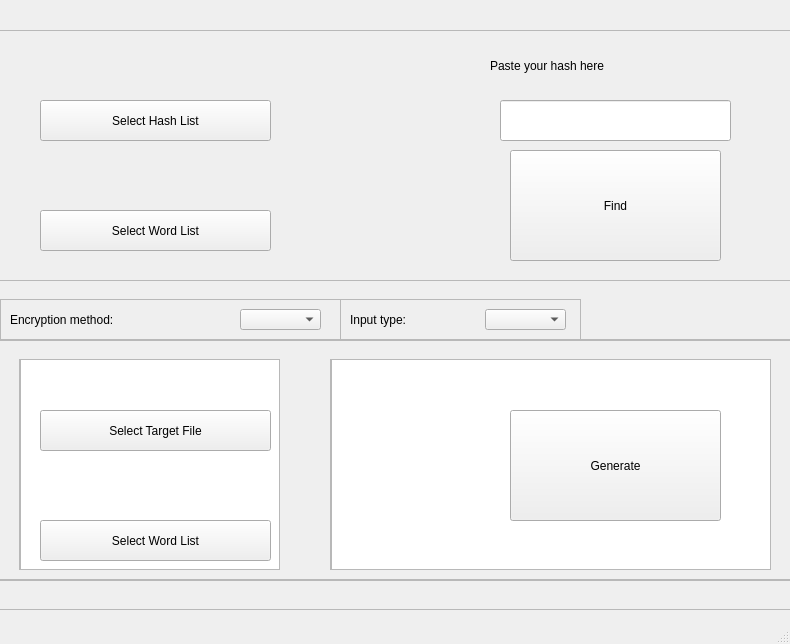
<?xml version="1.0" encoding="UTF-8"?>
<ui version="4.0">
 <class>MainWindow</class>
 <widget class="QMainWindow" name="MainWindow">
  <property name="geometry">
   <rect>
    <x>0</x>
    <y>0</y>
    <width>790</width>
    <height>644</height>
   </rect>
  </property>
  <property name="windowTitle">
   <string>Shahnagraem</string>
  </property>
  <property name="styleSheet">
   <string notr="true"/>
  </property>
  <widget class="QWidget" name="centralwidget">
   <property name="styleSheet">
    <string notr="true"/>
   </property>
   <widget class="QFrame" name="frame_1">
    <property name="enabled">
     <bool>true</bool>
    </property>
    <property name="geometry">
     <rect>
      <x>-10</x>
      <y>340</y>
      <width>821</width>
      <height>241</height>
     </rect>
    </property>
    <property name="sizePolicy">
     <sizepolicy hsizetype="Expanding" vsizetype="Expanding">
      <horstretch>0</horstretch>
      <verstretch>0</verstretch>
     </sizepolicy>
    </property>
    <property name="styleSheet">
     <string notr="true"/>
    </property>
    <property name="frameShape">
     <enum>QFrame::StyledPanel</enum>
    </property>
    <property name="frameShadow">
     <enum>QFrame::Raised</enum>
    </property>
    <widget class="QPushButton" name="generateButton">
     <property name="geometry">
      <rect>
       <x>520</x>
       <y>70</y>
       <width>211</width>
       <height>111</height>
      </rect>
     </property>
     <property name="styleSheet">
      <string notr="true"/>
     </property>
     <property name="text">
      <string>Generate</string>
     </property>
    </widget>
    <widget class="QPushButton" name="openTargetFileButton">
     <property name="geometry">
      <rect>
       <x>50</x>
       <y>70</y>
       <width>231</width>
       <height>41</height>
      </rect>
     </property>
     <property name="styleSheet">
      <string notr="true"/>
     </property>
     <property name="text">
      <string>Select Target File</string>
     </property>
     <property name="icon">
      <iconset resource="../build-WordListMaker-Desktop_Qt_6_4_2_MSVC2019_64bit-Debug/debug/qmake_qmake_qm_files.qrc">
       <normaloff>:/i18n/WordListMaker_en_US.qm</normaloff>:/i18n/WordListMaker_en_US.qm</iconset>
     </property>
    </widget>
    <widget class="QLabel" name="wordListPathlb">
     <property name="geometry">
      <rect>
       <x>60</x>
       <y>130</y>
       <width>431</width>
       <height>31</height>
      </rect>
     </property>
     <property name="sizePolicy">
      <sizepolicy hsizetype="Expanding" vsizetype="Preferred">
       <horstretch>0</horstretch>
       <verstretch>0</verstretch>
      </sizepolicy>
     </property>
     <property name="styleSheet">
      <string notr="true">font: 700 9pt &quot;Unispace&quot;;
background-color: argb(39, 45, 61,0);</string>
     </property>
     <property name="text">
      <string/>
     </property>
     <property name="wordWrap">
      <bool>false</bool>
     </property>
    </widget>
    <widget class="QLabel" name="targetPathlb">
     <property name="enabled">
      <bool>false</bool>
     </property>
     <property name="geometry">
      <rect>
       <x>60</x>
       <y>20</y>
       <width>431</width>
       <height>31</height>
      </rect>
     </property>
     <property name="sizePolicy">
      <sizepolicy hsizetype="MinimumExpanding" vsizetype="Preferred">
       <horstretch>0</horstretch>
       <verstretch>0</verstretch>
      </sizepolicy>
     </property>
     <property name="styleSheet">
      <string notr="true">font: 700 9pt &quot;Unispace&quot;;
background-color: argb(39, 45, 61,0);
</string>
     </property>
     <property name="text">
      <string/>
     </property>
     <property name="wordWrap">
      <bool>false</bool>
     </property>
    </widget>
    <widget class="QPushButton" name="openFileButton">
     <property name="geometry">
      <rect>
       <x>50</x>
       <y>180</y>
       <width>231</width>
       <height>41</height>
      </rect>
     </property>
     <property name="sizePolicy">
      <sizepolicy hsizetype="Fixed" vsizetype="Fixed">
       <horstretch>0</horstretch>
       <verstretch>0</verstretch>
      </sizepolicy>
     </property>
     <property name="styleSheet">
      <string notr="true"/>
     </property>
     <property name="text">
      <string>Select Word List</string>
     </property>
    </widget>
    <zorder>generateButton</zorder>
    <zorder>openFileButton</zorder>
    <zorder>targetPathlb</zorder>
    <zorder>wordListPathlb</zorder>
    <zorder>openTargetFileButton</zorder>
   </widget>
   <widget class="QFrame" name="frame_2">
    <property name="geometry">
     <rect>
      <x>-10</x>
      <y>30</y>
      <width>811</width>
      <height>251</height>
     </rect>
    </property>
    <property name="styleSheet">
     <string notr="true"/>
    </property>
    <property name="frameShape">
     <enum>QFrame::StyledPanel</enum>
    </property>
    <property name="frameShadow">
     <enum>QFrame::Raised</enum>
    </property>
    <widget class="QLineEdit" name="hashInput">
     <property name="geometry">
      <rect>
       <x>510</x>
       <y>70</y>
       <width>231</width>
       <height>41</height>
      </rect>
     </property>
     <property name="styleSheet">
      <string notr="true"/>
     </property>
    </widget>
    <widget class="QPushButton" name="openWordList">
     <property name="geometry">
      <rect>
       <x>50</x>
       <y>180</y>
       <width>231</width>
       <height>41</height>
      </rect>
     </property>
     <property name="styleSheet">
      <string notr="true"/>
     </property>
     <property name="text">
      <string>Select Word List</string>
     </property>
    </widget>
    <widget class="QPushButton" name="openHashList">
     <property name="geometry">
      <rect>
       <x>50</x>
       <y>70</y>
       <width>231</width>
       <height>41</height>
      </rect>
     </property>
     <property name="styleSheet">
      <string notr="true"/>
     </property>
     <property name="text">
      <string>Select Hash List</string>
     </property>
    </widget>
    <widget class="QLabel" name="hashIndication">
     <property name="geometry">
      <rect>
       <x>500</x>
       <y>20</y>
       <width>261</width>
       <height>31</height>
      </rect>
     </property>
     <property name="styleSheet">
      <string notr="true"/>
     </property>
     <property name="text">
      <string>Paste your hash here</string>
     </property>
    </widget>
    <widget class="QPushButton" name="findButton">
     <property name="geometry">
      <rect>
       <x>520</x>
       <y>120</y>
       <width>211</width>
       <height>111</height>
      </rect>
     </property>
     <property name="styleSheet">
      <string notr="true"/>
     </property>
     <property name="text">
      <string>Find</string>
     </property>
    </widget>
    <widget class="QLabel" name="hashListPathlb">
     <property name="geometry">
      <rect>
       <x>60</x>
       <y>20</y>
       <width>431</width>
       <height>31</height>
      </rect>
     </property>
     <property name="sizePolicy">
      <sizepolicy hsizetype="Expanding" vsizetype="Preferred">
       <horstretch>0</horstretch>
       <verstretch>0</verstretch>
      </sizepolicy>
     </property>
     <property name="styleSheet">
      <string notr="true">font: 700 9pt &quot;Unispace&quot;;
background-color: argb(39, 45, 61,0);</string>
     </property>
     <property name="text">
      <string/>
     </property>
     <property name="wordWrap">
      <bool>false</bool>
     </property>
    </widget>
    <widget class="QLabel" name="wordListPathlb_2">
     <property name="geometry">
      <rect>
       <x>60</x>
       <y>130</y>
       <width>431</width>
       <height>31</height>
      </rect>
     </property>
     <property name="sizePolicy">
      <sizepolicy hsizetype="Expanding" vsizetype="Preferred">
       <horstretch>0</horstretch>
       <verstretch>0</verstretch>
      </sizepolicy>
     </property>
     <property name="styleSheet">
      <string notr="true">font: 700 9pt &quot;Unispace&quot;;
background-color: argb(39, 45, 61,0);</string>
     </property>
     <property name="text">
      <string/>
     </property>
     <property name="wordWrap">
      <bool>true</bool>
     </property>
    </widget>
    <zorder>hashListPathlb</zorder>
    <zorder>hashInput</zorder>
    <zorder>openWordList</zorder>
    <zorder>openHashList</zorder>
    <zorder>hashIndication</zorder>
    <zorder>findButton</zorder>
    <zorder>wordListPathlb_2</zorder>
   </widget>
   <widget class="QFrame" name="background_frame">
    <property name="geometry">
     <rect>
      <x>-20</x>
      <y>-21</y>
      <width>831</width>
      <height>631</height>
     </rect>
    </property>
    <property name="frameShape">
     <enum>QFrame::StyledPanel</enum>
    </property>
    <property name="frameShadow">
     <enum>QFrame::Raised</enum>
    </property>
    <widget class="QFrame" name="frame_3">
     <property name="geometry">
      <rect>
       <x>20</x>
       <y>320</y>
       <width>341</width>
       <height>41</height>
      </rect>
     </property>
     <property name="styleSheet">
      <string notr="true"/>
     </property>
     <property name="frameShape">
      <enum>QFrame::StyledPanel</enum>
     </property>
     <property name="frameShadow">
      <enum>QFrame::Raised</enum>
     </property>
     <widget class="QLabel" name="encryptionIndication">
      <property name="geometry">
       <rect>
        <x>10</x>
        <y>10</y>
        <width>221</width>
        <height>21</height>
       </rect>
      </property>
      <property name="styleSheet">
       <string notr="true"/>
      </property>
      <property name="text">
       <string>Encryption method:</string>
      </property>
     </widget>
     <widget class="QComboBox" name="hashBox">
      <property name="geometry">
       <rect>
        <x>240</x>
        <y>10</y>
        <width>81</width>
        <height>21</height>
       </rect>
      </property>
      <property name="whatsThis">
       <string>&lt;html&gt;&lt;head/&gt;&lt;body&gt;&lt;p&gt;&lt;br/&gt;&lt;/p&gt;&lt;/body&gt;&lt;/html&gt;</string>
      </property>
      <property name="styleSheet">
       <string notr="true"/>
      </property>
      <property name="currentText">
       <string/>
      </property>
     </widget>
    </widget>
    <widget class="QFrame" name="frame_4">
     <property name="geometry">
      <rect>
       <x>360</x>
       <y>320</y>
       <width>241</width>
       <height>41</height>
      </rect>
     </property>
     <property name="styleSheet">
      <string notr="true"/>
     </property>
     <property name="frameShape">
      <enum>QFrame::StyledPanel</enum>
     </property>
     <property name="frameShadow">
      <enum>QFrame::Raised</enum>
     </property>
     <widget class="QLabel" name="inputModeIndication">
      <property name="geometry">
       <rect>
        <x>10</x>
        <y>10</y>
        <width>141</width>
        <height>21</height>
       </rect>
      </property>
      <property name="styleSheet">
       <string notr="true"/>
      </property>
      <property name="text">
       <string>Input type:</string>
      </property>
     </widget>
     <widget class="QComboBox" name="inputModeBox">
      <property name="geometry">
       <rect>
        <x>145</x>
        <y>10</y>
        <width>81</width>
        <height>21</height>
       </rect>
      </property>
      <property name="whatsThis">
       <string>&lt;html&gt;&lt;head/&gt;&lt;body&gt;&lt;p&gt;&lt;br/&gt;&lt;/p&gt;&lt;/body&gt;&lt;/html&gt;</string>
      </property>
      <property name="styleSheet">
       <string notr="true"/>
      </property>
      <property name="currentText">
       <string/>
      </property>
     </widget>
    </widget>
    <widget class="QFrame" name="frame_5">
     <property name="geometry">
      <rect>
       <x>-10</x>
       <y>360</y>
       <width>821</width>
       <height>241</height>
      </rect>
     </property>
     <property name="styleSheet">
      <string notr="true"/>
     </property>
     <property name="frameShape">
      <enum>QFrame::StyledPanel</enum>
     </property>
     <property name="frameShadow">
      <enum>QFrame::Raised</enum>
     </property>
     <widget class="QScrollArea" name="scrollInput">
      <property name="geometry">
       <rect>
        <x>49</x>
        <y>20</y>
        <width>261</width>
        <height>211</height>
       </rect>
      </property>
      <property name="widgetResizable">
       <bool>true</bool>
      </property>
      <widget class="QWidget" name="scrollAreaWidgetContents">
       <property name="geometry">
        <rect>
         <x>0</x>
         <y>0</y>
         <width>259</width>
         <height>209</height>
        </rect>
       </property>
       <widget class="QPlainTextEdit" name="inputText">
        <property name="geometry">
         <rect>
          <x>0</x>
          <y>-1</y>
          <width>261</width>
          <height>211</height>
         </rect>
        </property>
       </widget>
      </widget>
     </widget>
     <widget class="QScrollArea" name="scrollOutput">
      <property name="geometry">
       <rect>
        <x>360</x>
        <y>20</y>
        <width>441</width>
        <height>211</height>
       </rect>
      </property>
      <property name="widgetResizable">
       <bool>true</bool>
      </property>
      <widget class="QWidget" name="scrollAreaWidgetContents_2">
       <property name="geometry">
        <rect>
         <x>0</x>
         <y>0</y>
         <width>439</width>
         <height>209</height>
        </rect>
       </property>
       <widget class="QPlainTextEdit" name="outputText">
        <property name="geometry">
         <rect>
          <x>0</x>
          <y>-1</y>
          <width>441</width>
          <height>211</height>
         </rect>
        </property>
       </widget>
      </widget>
     </widget>
    </widget>
   </widget>
   <zorder>background_frame</zorder>
   <zorder>frame_1</zorder>
   <zorder>frame_2</zorder>
  </widget>
  <widget class="QMenuBar" name="menubar">
   <property name="geometry">
    <rect>
     <x>0</x>
     <y>0</y>
     <width>790</width>
     <height>21</height>
    </rect>
   </property>
  </widget>
  <widget class="QStatusBar" name="statusbar"/>
 </widget>
 <resources>
  <include location="../build-WordListMaker-Desktop_Qt_6_4_2_MSVC2019_64bit-Debug/debug/qmake_qmake_qm_files.qrc"/>
 </resources>
 <connections/>
</ui>
